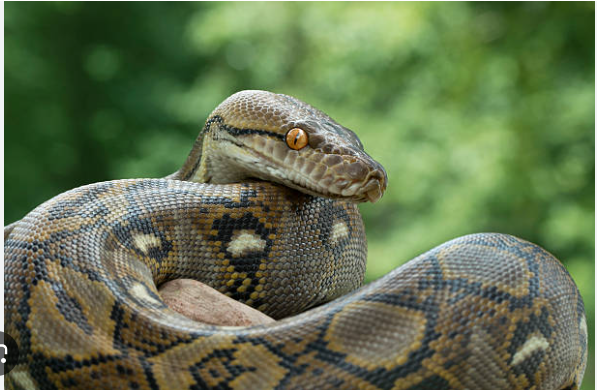
#> input picture Image Transformation and Manipulation/snake.png, 597 x 390 px, found by its file name
$ python flipped.py
#> lines starting #> are read from the running program, lines starting #| are printed output that depends on the picture
import cv2

image=cv2.imread("Image Transformation and Manipulation/snake.png")
#> image is the input picture: shape (390, 597, 3); mean B, G, R 78.5, 113.4, 97.8

if image is None:
    print("Not Loaded!!")
else:
    flipped_horizontal=cv2.flip(image,1)
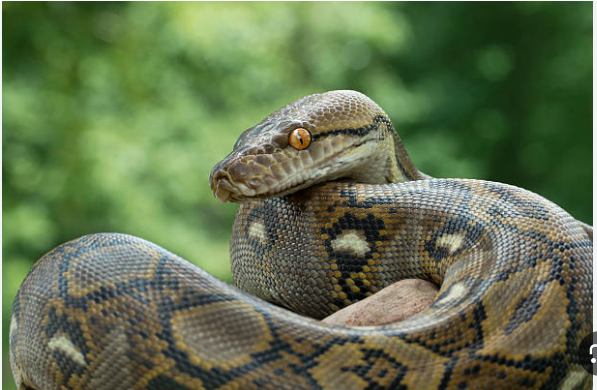
#> flipped_horizontal: shape (390, 597, 3); mean B, G, R 78.5, 113.4, 97.8
    flipped_vertical=cv2.flip(image,0)
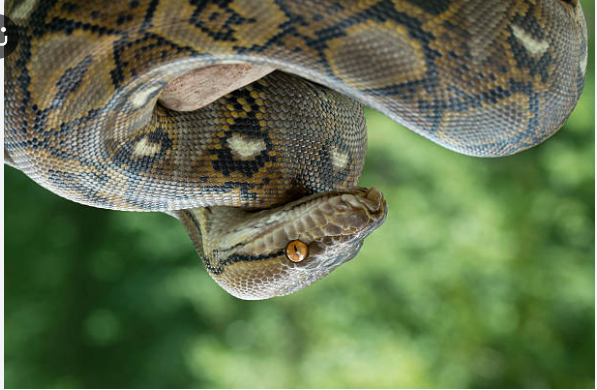
#> flipped_vertical: shape (390, 597, 3); mean B, G, R 78.5, 113.4, 97.8
    flipped_both=cv2.flip(image,-1)
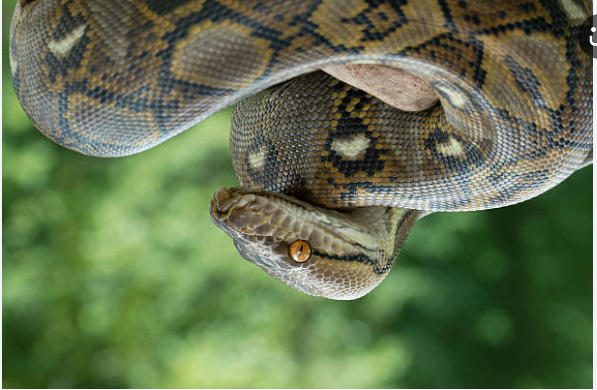
#> flipped_both: shape (390, 597, 3); mean B, G, R 78.5, 113.4, 97.8


    cv2.imshow("Original",image)
    cv2.imshow("horizontal",flipped_horizontal)
    cv2.imshow("Vertical",flipped_vertical)
    cv2.imshow("BOTH",flipped_both)

    cv2.waitKey(0)
    cv2.destroyAllWindows()
